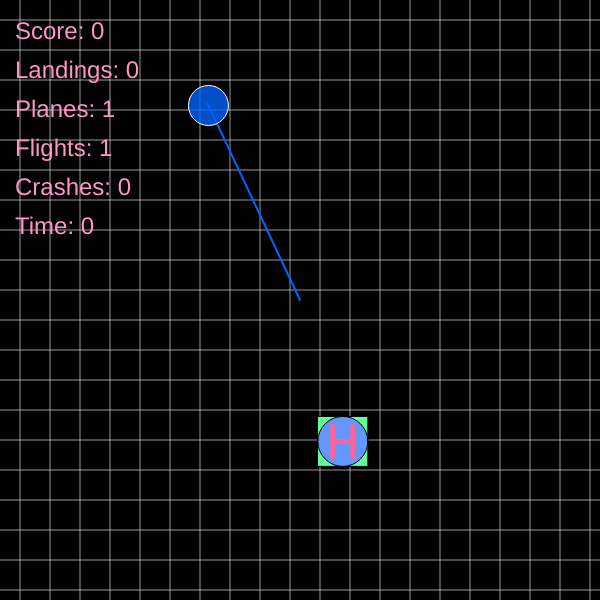
Frame 1 (no input)
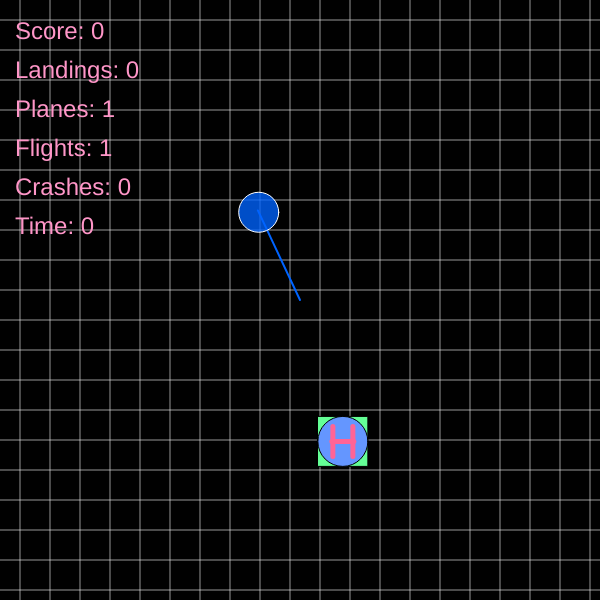
Frame 60 (no input)
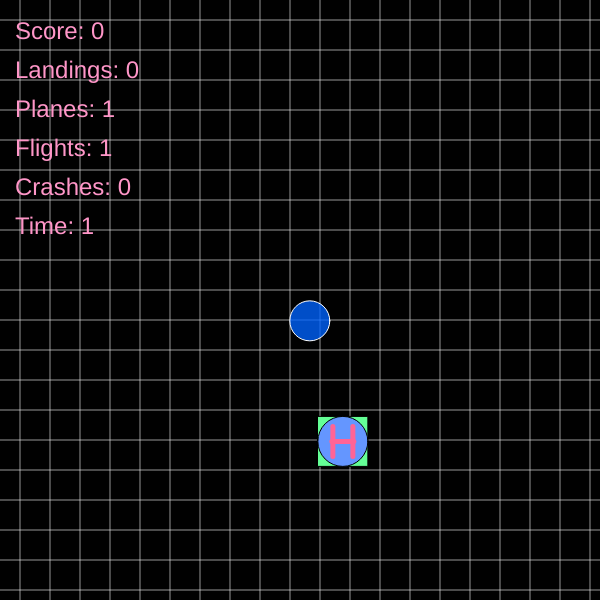
Frame 120 (the mouse pressed at the canvas centre since frame 60)

The p5.js sketch that drew these frames (run headless with seeded random() and noise() and a simulated clock; from frame 60 on, the mouse is pressed at the canvas centre):

// p5.js sketch
// ── sketch.js
let planes = [];
let goals = []
let colors = [{r:255, b:0, g:0}, {r:0, b:255, g:100}, {r:0, b:0, g:255}, {r:255, b:0, g:255}, {r:255, b:255, g:0}, {r:0, b:255, g:255}, {r:255, b:255 , g:255}]
let cr = 0;
let lr = 0;
let s = 40

let pc = 0;
let t;
let sp = 2

function preload() {

}

function setup() {
  createCanvas(600, 600);
  t = 0
  for(let i = 0; i < 1; i ++) {
    goals.push(new goal(random(200, 400), random(400,600)))
  }
  
  for(let i = 0; i < 1; i ++) {
    
    planes.push(new plane(randPos().x, randPos().y, i))
    planes[planes.length-1].definePath([{x:300, y:300}])
    planes[i].focus = false
  }
  
}
setInterval(function() {
  t++
},1000)
setInterval(function() {
  if(planes.length < 7) {
    planes.push(new plane(randPos().x, randPos().y, planes.length-1))
    let i = planes.length-1;
    planes[i].definePath([{x:300, y:300}])
    planes[i].focus = false
  }
},15000)
setInterval(function() {
  if(goals.length < 1) {
    goals.push(new goal(random(200, 400), random(400,600)))
  }
},30000)

function draw() {
  background(1);
  grid()
  // Control Goals
  for(let i = 0; i < goals.length; i++) {
    goals[i].show()
  }
  // Control Planes
  
  for (let i = 0; i < planes.length; i++) {
    planes[i].followPath(sp)
    if (planes[i].focus == true) {
      planes[i].updatePath({x:mouseX, y:mouseY})
      planes[i].show(1)
    }else{
      planes[i].show()
    }
    if (planes[i].colliding(planes).if == true) {
      planes[planes[i].colliding(planes).i[0]].die()
      planes[i].die()
      
      cr++
      cr++
    }
    if(planes[i].outSide() == true) {
      planes[i].die()
    }
    for(let e = 0; e < goals.length; e ++) {
      if(planes[i].distFrom(goals[e].pos.x, goals[e].pos.y) < s) {
        if(goals[e].occupied == false) {
          planes[i].die()
          lr++
        }
      }
    }
  }
    
  hud()
}

function grid() {
  for(let i = -200; i < 300; i = i + 15) {
    push()
    stroke(255, 255, 255, 150)
    line(i*2, 0, i*2, 600)
    pop()
  }
  for(let i = -200; i < 300; i = i + 15) {
    push()
    stroke(255, 255, 255, 150)
    line(0, i*2, 600, i*2)
    pop()
  }
}

function randPos() {
  let side = ceil(random(4))
    let x,y;
    if(side == 1) {
      x = random(-600,-300)
      y = random(0,600)
      
    }else if(side == 2) {
      x = random(1200, 900)
      y = random(0,600)
      
    }else if(side == 3) {
      x = random(0,600)
      y = random(-600,-300)
      
    }else {
      x = random(0,600)
      y = random(1200,900)
      
    }
  return createVector(x, y)
}

function anglebetween(pos, pos2) {
  return ((Math.atan2(pos.y - pos2.y, pos.x - pos2.x) * 180) / Math.PI);
}

function mousePressed() {
  for(let i = 0; i < planes.length; i++) {
    planes[i].focus = false
    if(planes[i].distFrom(mouseX, mouseY) < s) {
      planes[i].definePath([])
      planes[i].focus = true
    }
  }
}

function hud(n) {
  push()
  textSize(24)
  fill(255, 150, 200)
  text("Crashes: "+cr, 15, 195)
  text("Landings: "+lr, 15, 78)
  text("Planes: "+pc, 15, 117)
  text("Flights: "+planes.length, 15, 156)
  text("Score: "+(lr/(cr+1))*((t+1)/10), 15, 39)
  text("Time: "+t, 15, 234)
  pop()
}

function randColorOf () {
  let e = floor(random(0, colors.length))
  let c = colors[e]
  colors.splice(e, 1)
  return c
}
// ── Plane.js
class plane {
  constructor(x, y, e) {
    this.pos = createVector(x, y)
    this.bornIn = createVector(x, y)
    this.angle = p5.Vector.fromAngle(0)
    //this.color = {r:random(255), g:random(255), b:random(255)}
    this.color = randColorOf()
    this.path = 0;
    this.focus = true
    this.term = false
    this.parked = {b:false, i:0}
    this.index = e
    pc++
  }
  
  show(sc) {
    push()
    if (sc) {
      fill(this.color.r, this.color.g, this.color.b, 255)
      stroke(200, 200, 200)
    }else {
      fill(this.color.r, this.color.g, this.color.b, 200)
      stroke(255, 255, 255)
    }
    ellipse(this.pos.x, this.pos.y, s)
    pop()
  }
  
  moveBy(x, y, a) {
    if (a) {
      let ang = p5.Vector.fromAngle((radians(a)))
      this.pos.y = this.pos.y + (ang.y*y)
      this.pos.x = this.pos.x + (ang.x*x)
      
      
    }else {
      this.pos.x = this.pos.x + x
      this.pos.y = this.pos.y + y
    }
  }
  
  moveTowards(x, y, s) {
    let angBet = anglebetween(this.pos, createVector(x, y))
    this.moveBy(-s, -s, angBet)
  }
  
  definePath(pts) {
    this.path = pts
  }
  
  followPath(s) {  
    if (this.path[0]) {
      push()
      strokeWeight(2)
      stroke(this.color.r, this.color.g, this.color.b)
      line(this.pos.x, this.pos.y, this.path[0].x, this.path[0].y)
      pop()
      this.moveTowards(this.path[0].x, this.path[0].y, s)

      if(this.pos.x-s < this.path[0].x && this.pos.x+s > this.path[0].x && this.pos.y-s < this.path[0].y && this.pos.y+s > this.path[0].y) {
        this.path.shift()
        this.term = true
      }else {this.term = false}
    
      for(let i = 0; i < this.path.length; i++) {
        if (this.path[i+1]) {
          push()
          strokeWeight(2)
          stroke(this.color.r, this.color.g, this.color.b)
          line(this.path[i].x, this.path[i].y, this.path[i+1].x, this.path[i+1].y)
          pop()
        }
      }
      
    }else{
      if (this.focus == false) {
        let p = p5.Vector.fromAngle((anglebetween(this.pos, createVector(this.bornIn.x, this.bornIn.y))))
        this.moveTowards(this.bornIn.x, this.bornIn.y, -s)
      }
    }
  }
  
  updatePath(pts) {
    this.path.push(pts)
  }
  
  distFrom(e, f) {
    return((dist(this.pos.x, this.pos.y, e, f)))
    
  }
  
  colliding(items) {
    let no = 0
    let id = []
    for(let i = 0; i < items.length; i++) {
      if(this.distFrom(items[i].pos.x, items[i].pos.y) < s) {
        no++
        if(this.index != i) {
          id.push(i)
        }
      }
    }
    if(no > 1) {return {if:true, i:id}}else{return false}
  }
  
  outSide() {
    if(this.pos.x > 1220 || this.pos.x < -620 || this.pos.y > 1220 || this.pos.y < -620) {
      return true
    }
  }
  
  die() {
    this.definePath([{x:random(200, 400), y:random(200,400)}])
    this.focus = false
    this.parked = {b:false, i:0}
    this.pos.x = randPos().x
    this.pos.y = randPos().y
    this.bornIn.x = this.pos.x
    this.bornIn.y = this.pos.y
    pc++
  }
  
  park(where) {
    
  }
}
// ── sprites.js
class goal {
  constructor(x, y) {
    this.pos = createVector(x, y)
    this.occupied = false
  }
  
  show() {
    push()
    fill(100, 255, 150)
    rect(this.pos.x-25, this.pos.y-25, 50, 50)
    fill(100, 150, 255)
    ellipse(this.pos.x, this.pos.y, 50)
    strokeWeight(5)
    stroke(255, 100, 150)
    line(this.pos.x-10, this.pos.y-15, this.pos.x-10, this.pos.y+15)
    line(this.pos.x+10, this.pos.y-15, this.pos.x+10, this.pos.y+15)
    line(this.pos.x-11, this.pos.y, this.pos.x+11, this.pos.y)
    pop()
  }
}
